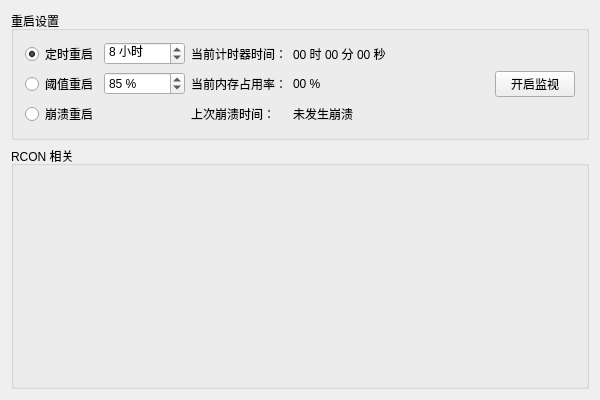
<?xml version="1.0" encoding="UTF-8"?>
<ui version="4.0">
 <class>PalServerMonitorClass</class>
 <widget class="QWidget" name="PalServerMonitorClass">
  <property name="geometry">
   <rect>
    <x>0</x>
    <y>0</y>
    <width>600</width>
    <height>400</height>
   </rect>
  </property>
  <property name="windowTitle">
   <string>PalServerMonitor</string>
  </property>
  <layout class="QVBoxLayout" name="verticalLayout" stretch="0,1">
   <item>
    <widget class="QGroupBox" name="groupBox_2">
     <property name="title">
      <string>重启设置</string>
     </property>
     <layout class="QHBoxLayout" name="horizontalLayout">
      <item>
       <layout class="QGridLayout" name="gridLayout">
        <item row="0" column="3">
         <widget class="QLabel" name="label_timing">
          <property name="text">
           <string>00 时 00 分 00 秒</string>
          </property>
         </widget>
        </item>
        <item row="0" column="1">
         <widget class="QSpinBox" name="spinBox_timing">
          <property name="suffix">
           <string> 小时</string>
          </property>
          <property name="minimum">
           <number>0</number>
          </property>
          <property name="maximum">
           <number>1000</number>
          </property>
          <property name="value">
           <number>8</number>
          </property>
         </widget>
        </item>
        <item row="0" column="2">
         <widget class="QLabel" name="label_3">
          <property name="text">
           <string>当前计时器时间：</string>
          </property>
          <property name="alignment">
           <set>Qt::AlignLeading|Qt::AlignLeft|Qt::AlignVCenter</set>
          </property>
         </widget>
        </item>
        <item row="1" column="0">
         <widget class="QRadioButton" name="radioButton_threshold">
          <property name="text">
           <string>阈值重启</string>
          </property>
         </widget>
        </item>
        <item row="1" column="1">
         <widget class="QSpinBox" name="spinBox_threshold">
          <property name="suffix">
           <string> %</string>
          </property>
          <property name="maximum">
           <number>100</number>
          </property>
          <property name="value">
           <number>85</number>
          </property>
         </widget>
        </item>
        <item row="1" column="2">
         <widget class="QLabel" name="label">
          <property name="text">
           <string>当前内存占用率：</string>
          </property>
          <property name="alignment">
           <set>Qt::AlignLeading|Qt::AlignLeft|Qt::AlignVCenter</set>
          </property>
         </widget>
        </item>
        <item row="1" column="3">
         <widget class="QLabel" name="label_threshold">
          <property name="text">
           <string>00 %</string>
          </property>
         </widget>
        </item>
        <item row="0" column="0">
         <widget class="QRadioButton" name="radioButton_timing">
          <property name="text">
           <string>定时重启</string>
          </property>
          <property name="checked">
           <bool>true</bool>
          </property>
         </widget>
        </item>
        <item row="2" column="0">
         <widget class="QRadioButton" name="radioButton_crash">
          <property name="text">
           <string>崩溃重启</string>
          </property>
         </widget>
        </item>
        <item row="2" column="2">
         <widget class="QLabel" name="label_2">
          <property name="text">
           <string>上次崩溃时间：</string>
          </property>
          <property name="alignment">
           <set>Qt::AlignLeading|Qt::AlignLeft|Qt::AlignVCenter</set>
          </property>
         </widget>
        </item>
        <item row="2" column="3">
         <widget class="QLabel" name="label_crash">
          <property name="text">
           <string>未发生崩溃</string>
          </property>
         </widget>
        </item>
       </layout>
      </item>
      <item>
       <spacer name="horizontalSpacer">
        <property name="orientation">
         <enum>Qt::Horizontal</enum>
        </property>
        <property name="sizeHint" stdset="0">
         <size>
          <width>117</width>
          <height>20</height>
         </size>
        </property>
       </spacer>
      </item>
      <item>
       <widget class="QPushButton" name="pushButton_moinitor">
        <property name="text">
         <string>开启监视</string>
        </property>
       </widget>
      </item>
     </layout>
    </widget>
   </item>
   <item>
    <widget class="QGroupBox" name="groupBox">
     <property name="title">
      <string>RCON 相关</string>
     </property>
    </widget>
   </item>
  </layout>
 </widget>
 <layoutdefault spacing="6" margin="11"/>
 <resources/>
 <connections/>
</ui>
